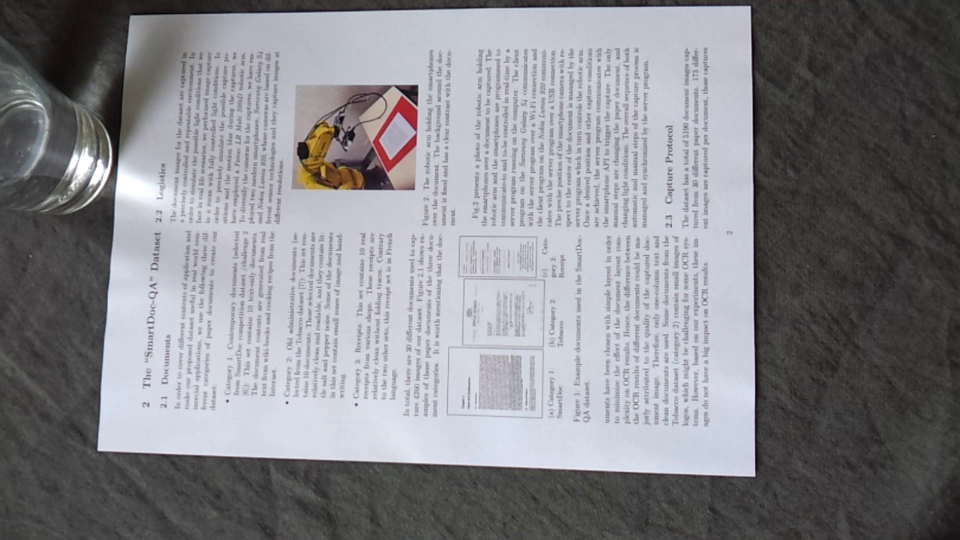
#> input picture pic/frame0.jpg, 1920 x 1080 px (shown at 1/2 size)
$ python asift.py pic/frame0.jpg
#> lines starting #> are read from the running program, lines starting #| are printed output that depends on the picture
### find_obj.py
#!/usr/bin/env python

'''
Feature-based image matching sample.

Note, that you will need the https://github.com/opencv/opencv_contrib repo for SIFT and SURF

USAGE
  find_obj.py [--feature=<sift|surf|orb|akaze|brisk>[-flann]] [ <image1> <image2> ]

  --feature  - Feature to use. Can be sift, surf, orb or brisk. Append '-flann'
               to feature name to use Flann-based matcher instead bruteforce.

  Press left mouse button on a feature point to see its matching point.
'''

# Python 2/3 compatibility
from __future__ import print_function

import numpy as np
import cv2
from common import anorm, getsize

FLANN_INDEX_KDTREE = 1  # bug: flann enums are missing
FLANN_INDEX_LSH    = 6


def init_feature(name):
    chunks = name.split('-')
    if chunks[0] == 'sift':
        detector = cv2.xfeatures2d.SIFT_create()
        norm = cv2.NORM_L2
    elif chunks[0] == 'surf':
        detector = cv2.xfeatures2d.SURF_create(800)
        norm = cv2.NORM_L2
    elif chunks[0] == 'orb':
        detector = cv2.ORB_create(400)
        norm = cv2.NORM_HAMMING
    elif chunks[0] == 'akaze':
        detector = cv2.AKAZE_create()
        norm = cv2.NORM_HAMMING
    elif chunks[0] == 'brisk':
        detector = cv2.BRISK_create()
        norm = cv2.NORM_HAMMING
    else:
        return None, None
    if 'flann' in chunks:
        if norm == cv2.NORM_L2:
            flann_params = dict(algorithm = FLANN_INDEX_KDTREE, trees = 5)
        else:
            flann_params= dict(algorithm = FLANN_INDEX_LSH,
                               table_number = 6, # 12
                               key_size = 12,     # 20
                               multi_probe_level = 1) #2
        matcher = cv2.FlannBasedMatcher(flann_params, {})  # bug : need to pass empty dict (#1329)
    else:
        matcher = cv2.BFMatcher(norm)
    return detector, matcher


# [80 lines left out: functions filter_matches, explore_match, not called in this run]


# [51 lines that do not run on import are left out]

### asift.py
#!/usr/bin/env python

'''
Affine invariant feature-based image matching sample.

This sample is similar to find_obj.py, but uses the affine transformation
space sampling technique, called ASIFT [1]. While the original implementation
is based on SIFT, you can try to use SURF or ORB detectors instead. Homography RANSAC
is used to reject outliers. Threading is used for faster affine sampling.

[1] http://www.ipol.im/pub/algo/my_affine_sift/

USAGE
  asift.py [--feature=<sift|surf|orb|brisk>[-flann]] [ <image1> <image2> ]

  --feature  - Feature to use. Can be sift, surf, orb or brisk. Append '-flann'
               to feature name to use Flann-based matcher instead bruteforce.

  Press left mouse button on a feature point to see its matching point.
'''

# Python 2/3 compatibility
from __future__ import print_function

import numpy as np
import cv2

# built-in modules
import itertools as it
from multiprocessing.pool import ThreadPool

# local modules
from common import Timer
from find_obj import init_feature, filter_matches, explore_match


def affine_skew(tilt, phi, img, mask=None):
    '''
    affine_skew(tilt, phi, img, mask=None) -> skew_img, skew_mask, Ai

    Ai - is an affine transform matrix from skew_img to img
    '''
    h, w = img.shape[:2]
    if mask is None:
        mask = np.zeros((h, w), np.uint8)
        mask[:] = 255
    A = np.float32([[1, 0, 0], [0, 1, 0]])
    if phi != 0.0:
        phi = np.deg2rad(phi)
        s, c = np.sin(phi), np.cos(phi)
        A = np.float32([[c, -s], [s, c]])
        corners = [[0, 0], [w, 0], [w, h], [0, h]]
        tcorners = np.int32(np.dot(corners, A.T))
        x, y, w, h = cv2.boundingRect(tcorners.reshape(1, -1, 2))
        A = np.hstack([A, [[-x], [-y]]])
        img = cv2.warpAffine(img, A, (w, h), flags=cv2.INTER_LINEAR, borderMode=cv2.BORDER_REPLICATE)
    if tilt != 1.0:
        s = 0.8 * np.sqrt(tilt * tilt - 1)
        img = cv2.GaussianBlur(img, (0, 0), sigmaX=s, sigmaY=0.01)
        img = cv2.resize(img, (0, 0), fx=1.0 / tilt, fy=1.0, interpolation=cv2.INTER_NEAREST)
        A[0] /= tilt
    if phi != 0.0 or tilt != 1.0:
        h, w = img.shape[:2]
        mask = cv2.warpAffine(mask, A, (w, h), flags=cv2.INTER_NEAREST)
    Ai = cv2.invertAffineTransform(A)
    return img, mask, Ai


def affine_detect(detector, img, mask=None, pool=None):
    '''
    affine_detect(detector, img, mask=None, pool=None) -> keypoints, descrs

    Apply a set of affine transormations to the image, detect keypoints and
    reproject them into initial image coordinates.
    See http://www.ipol.im/pub/algo/my_affine_sift/ for the details.

    ThreadPool object may be passed to speedup the computation.
    '''
    params = [(1.0, 0.0)]
    for t in 2 ** (0.5 * np.arange(1, 6)):
        for phi in np.arange(0, 180, 72.0 / t):
            params.append((t, phi))

    def f(p):
        t, phi = p
        timg, tmask, Ai = affine_skew(t, phi, img)
        keypoints, descrs = detector.detectAndCompute(timg, tmask)
        for kp in keypoints:
            x, y = kp.pt
            kp.pt = tuple(np.dot(Ai, (x, y, 1)))
        if descrs is None:
            descrs = []
        return keypoints, descrs

    keypoints, descrs = [], []
    if pool is None:
        ires = it.imap(f, params)
    else:
        ires = pool.imap(f, params)

    for i, (k, d) in enumerate(ires):
        print('affine sampling: %d / %d\r' % (i + 1, len(params)), end='')
        keypoints.extend(k)
        descrs.extend(d)

    print()
    return keypoints, np.array(descrs)


if __name__ == '__main__':
    print(__doc__)

    import sys, getopt

    opts, args = getopt.getopt(sys.argv[1:], '', ['feature='])
    opts = dict(opts)
    feature_name = opts.get('--feature', 'brisk-flann')
    try:
        fn1, fn2 = args
    except:
        fn1 = 'pic/frame0.jpg'
        fn2 = 'pic/frame278.jpg'

    img1 = cv2.imread(fn1, 0)
#> img1: shape (1080, 1920); min 0, max 255, mean 134
    img2 = cv2.imread(fn2, 0)
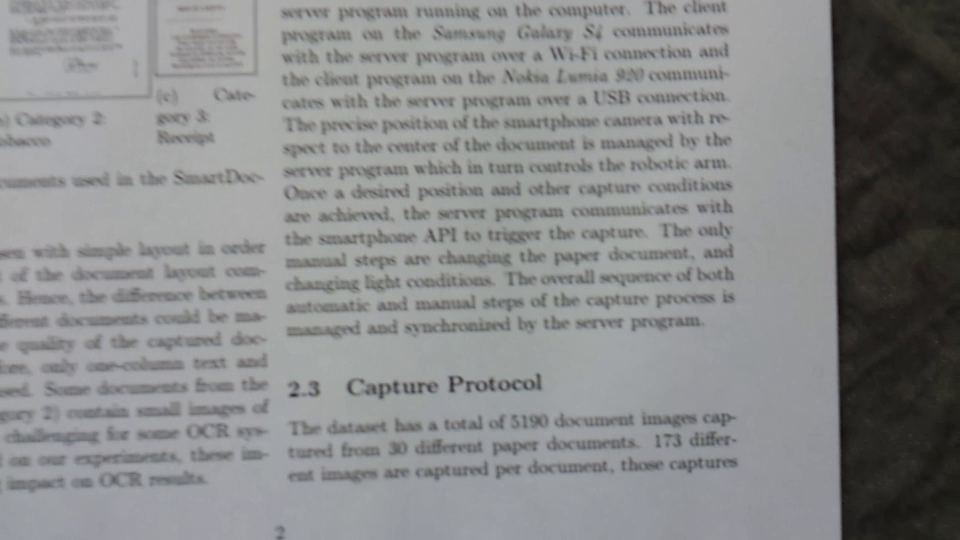
#> input picture pic/frame278.jpg, 1920 x 1080 px (shown at 1/2 size)
#> img2: shape (1080, 1920); min 11, max 177, mean 137.7
    detector, matcher = init_feature(feature_name)

    if img1 is None:
        print('Failed to load fn1:', fn1)
        sys.exit(1)

    if img2 is None:
        print('Failed to load fn2:', fn2)
        sys.exit(1)

    if detector is None:
        print('unknown feature:', feature_name)
        sys.exit(1)

    print('using', feature_name)

    pool = ThreadPool(processes=cv2.getNumberOfCPUs())
    kp1, desc1 = affine_detect(detector, img1, pool=pool)
#> in f, `timg, tmask, Ai = affine_skew(t, phi, img)`: tmask: shape (1080, 1920); every value is 255
#> in f, `timg, tmask, Ai = affine_skew(t, phi, img)`: Ai = [[1, 0, 0], [0, 1, 0]]
#> in f, `keypoints, descrs = detector.detectAndCompute(timg, tmask)`: keypoints = 7975 keypoints; strongest (x, y, size): (1508, 950, 30.2), (833, 173, 41), (1507, 950, 33.4), (197, 897, 38.9)
#> the loop in affine_detect, `for i, (k, d) in enumerate(ires):` made 43 passes
#> pass 1, in affine_skew (call 2), `img = cv2.resize(img, (0, 0), fx=1.0 / tilt, fy=1.0, interpolation=cv2..`:
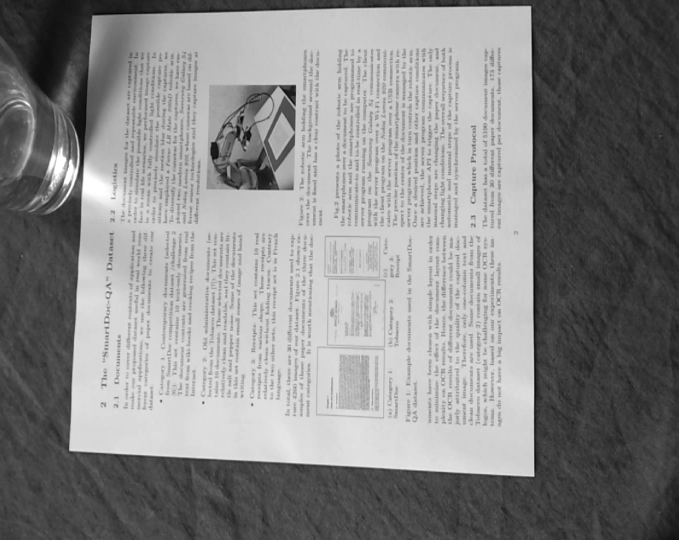
#> img: shape (1080, 1358) (shown at 1/2 size); min 2, max 255, mean 134.1
#> after the loop in affine_detect, `for i, (k, d) in enumerate(ires):`: descrs = 84116 items; keypoints = 84116 keypoints; strongest (x, y, size): (826, 182, 72), (209, 355, 53.9), (206, 362, 37.3), (830, 176, 43.6)
#> kp1 has the same summary as keypoints in affine_detect
    kp2, desc2 = affine_detect(detector, img2, pool=pool)
#> in f (call 44), `keypoints, descrs = detector.detectAndCompute(timg, tmask)`: keypoints = 1374 keypoints; strongest (x, y, size): (586, 790, 53), (904, 781, 39.4), (903, 782, 72), (903, 757, 72)
#> the loop in affine_detect (call 2), `for i, (k, d) in enumerate(ires):` made 43 passes
#> pass 1, in affine_skew (call 45), `img = cv2.resize(img, (0, 0), fx=1.0 / tilt, fy=1.0, interpolation=cv2..`:
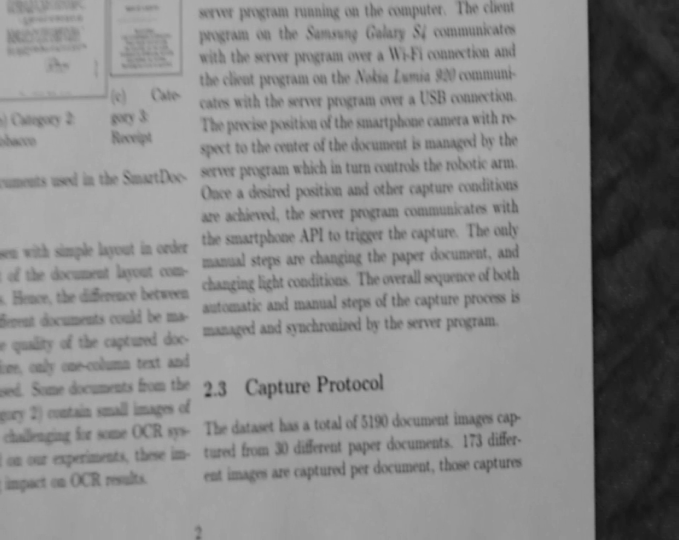
#> img: shape (1080, 1358) (shown at 1/2 size); min 14, max 176, mean 137.7
#> pass 2, in affine_skew (call 46), `img = cv2.warpAffine(img, A, (w, h), flags=cv2.INTER_LINEAR, borderMod..`:
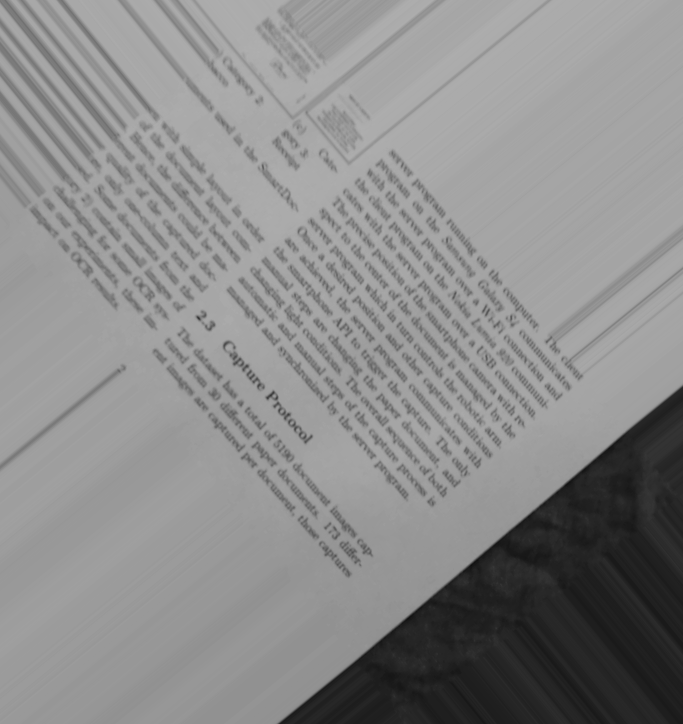
#> img: shape (2172, 2049) (shown at 1/3 size); min 12, max 177, mean 139
    print('img1 - %d features, img2 - %d features' % (len(kp1), len(kp2)))
#| img1 - 84116 features, img2 - 21769 features


    def match_and_draw(win):
        with Timer('matching'):
            raw_matches = matcher.knnMatch(desc1, trainDescriptors=desc2, k=2)  # 2
        p1, p2, kp_pairs = filter_matches(kp1, kp2, raw_matches)
        if len(p1) >= 4:
            H, status = cv2.findHomography(p2, p1, cv2.RANSAC, 5.0)
            print('%d / %d  inliers/matched' % (np.sum(status), len(status)))
            # do not draw outliers (there will be a lot of them)
            kp_pairs = [kpp for kpp, flag in zip(kp_pairs, status) if flag]
        else:
            H, status = None, None
            print('%d matches found, not enough for homography estimation' % len(p1))
        heightA, widthA = img1.shape[:2]
        heightB, widthB = img2.shape[:2]

        maxWidth = max(int(widthA), int(widthB))
        maxHeight = max(int(heightA), int(heightB))

        im_dst = cv2.warpPerspective(img2, H, (maxWidth, maxHeight))
        # cv2.imshow('win', im_dst)
        # cv2.imwrite('test.jpg',im_dst)
        idx = (im_dst != 0)
        img1[idx] = im_dst[idx]
        cv2.imshow('win', img1)
        cv2.imwrite('/home/mohammad/PycharmProjects/asift/test1.jpg', img1)
        vis = explore_match(win, img1, img2, kp_pairs, None, H)


    match_and_draw('affine find_obj')
#> (the call stopped at in match_and_draw, `with Timer('matching'):`: common is not available in this run)
    cv2.waitKey()
    cv2.destroyAllWindows()
